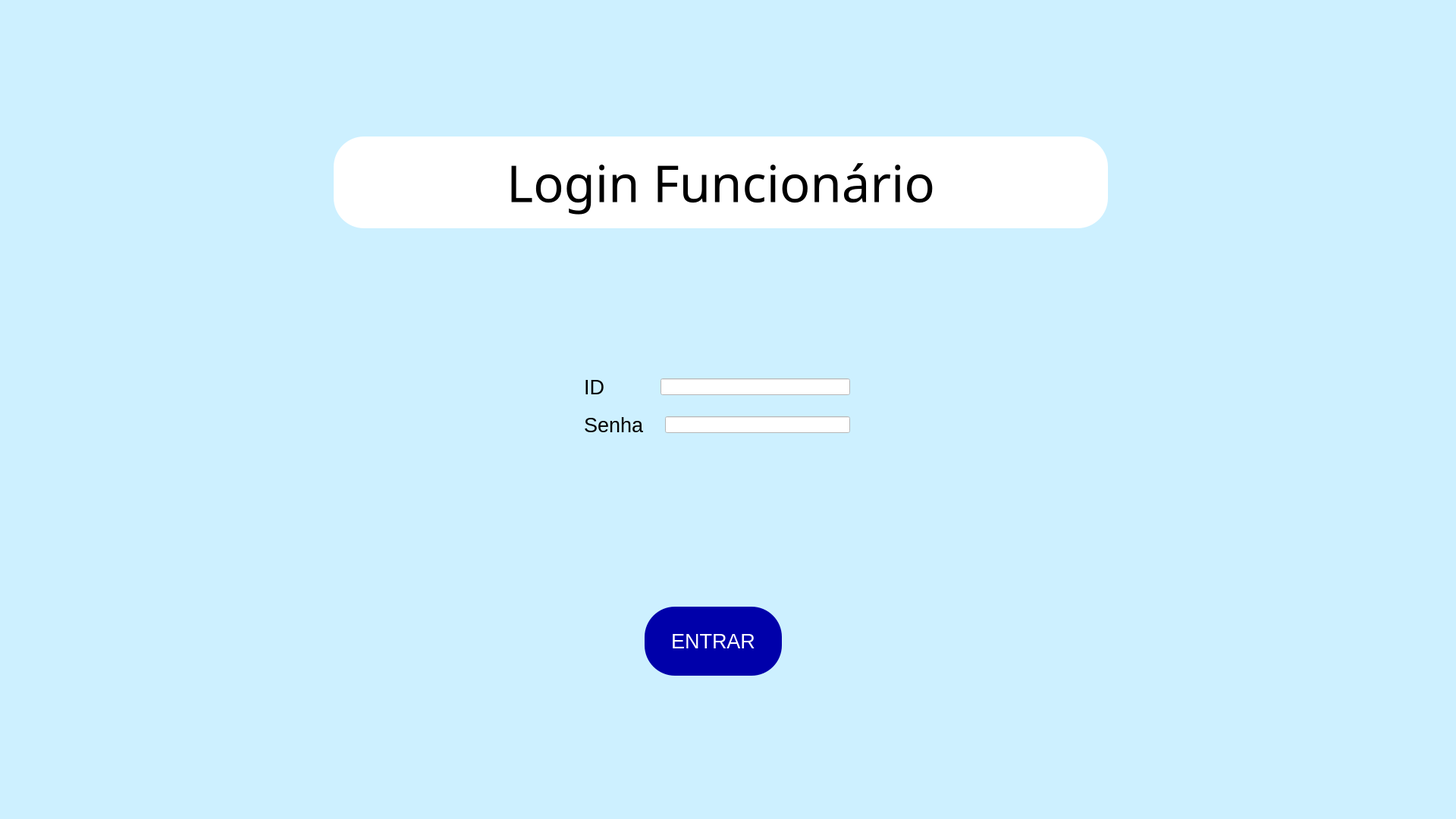
<?xml version="1.0" encoding="UTF-8"?>
<ui version="4.0">
 <class>MainWindow</class>
 <widget class="QMainWindow" name="MainWindow">
  <property name="geometry">
   <rect>
    <x>0</x>
    <y>0</y>
    <width>1920</width>
    <height>1080</height>
   </rect>
  </property>
  <property name="windowTitle">
   <string>Kitton Informática - Login Funcionário</string>
  </property>
  <property name="windowIcon">
   <iconset>
    <normaloff>Imagens/Logomarca Ícone.ico</normaloff>Imagens/Logomarca Ícone.ico</iconset>
  </property>
  <property name="styleSheet">
   <string notr="true">background-color: rgb(205, 240, 255);</string>
  </property>
  <widget class="QWidget" name="centralwidget">
   <widget class="QWidget" name="layoutWidget">
    <property name="geometry">
     <rect>
      <x>770</x>
      <y>490</y>
      <width>351</width>
      <height>40</height>
     </rect>
    </property>
    <layout class="QHBoxLayout" name="horizontalLayout">
     <item>
      <widget class="QLabel" name="id">
       <property name="font">
        <font>
         <family>Arial</family>
         <pointsize>20</pointsize>
        </font>
       </property>
       <property name="text">
        <string>ID         </string>
       </property>
      </widget>
     </item>
     <item>
      <widget class="QLineEdit" name="inputID">
       <property name="styleSheet">
        <string notr="true">background-color: rgb(255, 255, 255);</string>
       </property>
      </widget>
     </item>
    </layout>
   </widget>
   <widget class="QWidget" name="layoutWidget_2">
    <property name="geometry">
     <rect>
      <x>770</x>
      <y>540</y>
      <width>351</width>
      <height>40</height>
     </rect>
    </property>
    <layout class="QHBoxLayout" name="horizontalLayout_2">
     <item>
      <widget class="QLabel" name="senha">
       <property name="font">
        <font>
         <family>Arial</family>
         <pointsize>20</pointsize>
        </font>
       </property>
       <property name="text">
        <string>Senha   </string>
       </property>
      </widget>
     </item>
     <item>
      <widget class="QLineEdit" name="inputSenha">
       <property name="styleSheet">
        <string notr="true">background-color: rgb(255, 255, 255);</string>
       </property>
       <property name="echoMode">
        <enum>QLineEdit::Password</enum>
       </property>
      </widget>
     </item>
    </layout>
   </widget>
   <widget class="QLabel" name="titulo">
    <property name="geometry">
     <rect>
      <x>440</x>
      <y>180</y>
      <width>1021</width>
      <height>121</height>
     </rect>
    </property>
    <property name="font">
     <font>
      <family>Segoe Print</family>
      <pointsize>50</pointsize>
     </font>
    </property>
    <property name="styleSheet">
     <string notr="true">background-color: rgb(255, 255, 255);
border-radius:40px;</string>
    </property>
    <property name="text">
     <string>Login Funcionário</string>
    </property>
    <property name="alignment">
     <set>Qt::AlignCenter</set>
    </property>
   </widget>
   <widget class="QPushButton" name="botaoEntrar">
    <property name="geometry">
     <rect>
      <x>850</x>
      <y>800</y>
      <width>181</width>
      <height>91</height>
     </rect>
    </property>
    <property name="font">
     <font>
      <family>Arial</family>
      <pointsize>20</pointsize>
     </font>
    </property>
    <property name="cursor">
     <cursorShape>PointingHandCursor</cursorShape>
    </property>
    <property name="styleSheet">
     <string notr="true">QPushButton
{
background-color: rgb(0, 0, 170);
color: rgb(255, 255, 255);
border-radius:40px;
}
QPushButton:hover{
background-color: rgb(255, 255, 255);
	color: rgb(0, 0, 0);
}
</string>
    </property>
    <property name="text">
     <string>ENTRAR</string>
    </property>
   </widget>
   <widget class="QLabel" name="img1">
    <property name="geometry">
     <rect>
      <x>460</x>
      <y>190</y>
      <width>101</width>
      <height>101</height>
     </rect>
    </property>
    <property name="styleSheet">
     <string notr="true">background-color: rgb(255, 255, 255);
border-radius:40px;</string>
    </property>
    <property name="text">
     <string/>
    </property>
    <property name="pixmap">
     <pixmap>Imagens/Logomarca.png</pixmap>
    </property>
    <property name="scaledContents">
     <bool>true</bool>
    </property>
   </widget>
   <widget class="QLabel" name="img2">
    <property name="geometry">
     <rect>
      <x>1340</x>
      <y>190</y>
      <width>101</width>
      <height>101</height>
     </rect>
    </property>
    <property name="styleSheet">
     <string notr="true">background-color: rgb(255, 255, 255);
border-radius:40px;</string>
    </property>
    <property name="text">
     <string/>
    </property>
    <property name="pixmap">
     <pixmap>Imagens/Logomarca.png</pixmap>
    </property>
    <property name="scaledContents">
     <bool>true</bool>
    </property>
   </widget>
  </widget>
  <widget class="QMenuBar" name="menubar">
   <property name="geometry">
    <rect>
     <x>0</x>
     <y>0</y>
     <width>1920</width>
     <height>26</height>
    </rect>
   </property>
  </widget>
  <widget class="QStatusBar" name="statusbar"/>
 </widget>
 <resources/>
 <connections/>
</ui>
